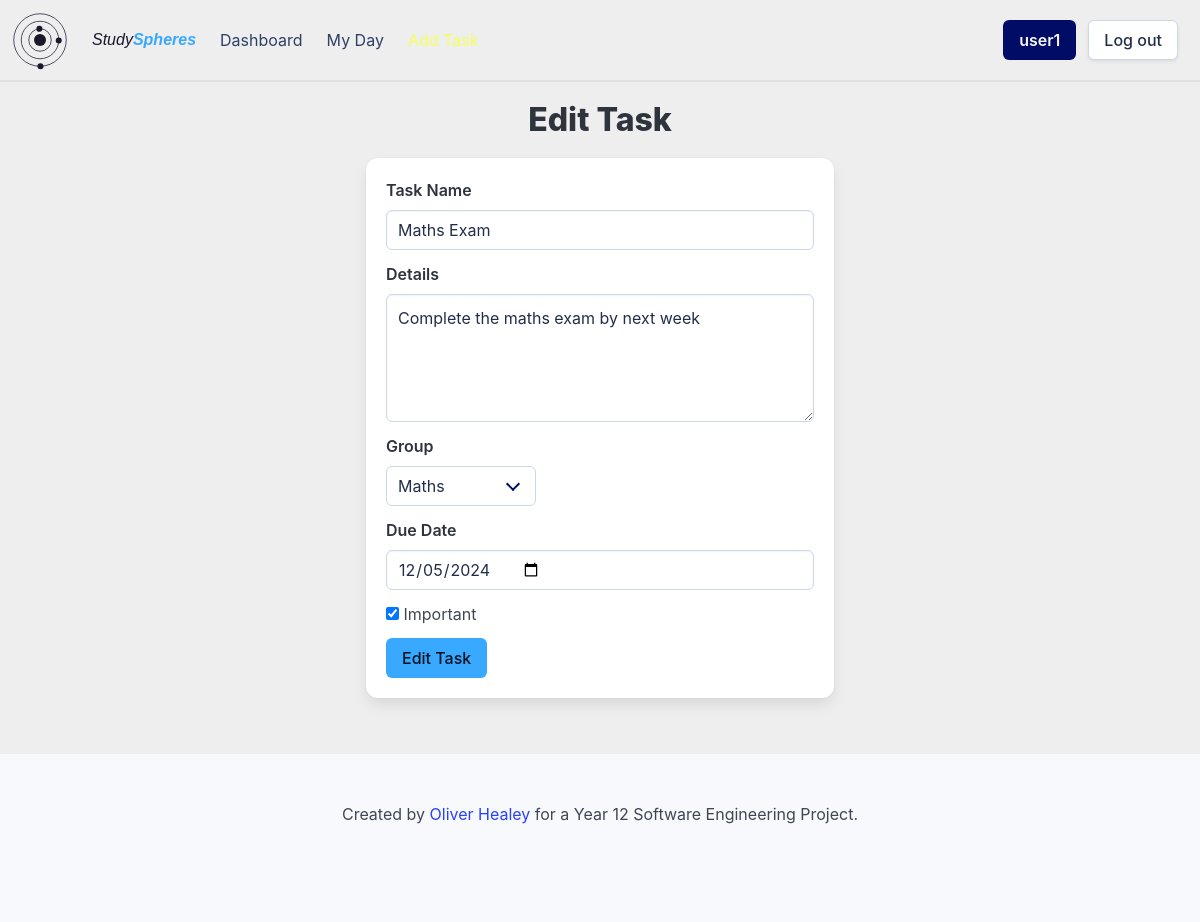
Before: /edittask/8ebe9248-a83c-464c-a6ba-4ba5e5e50f01 (signed in) with the older database file.
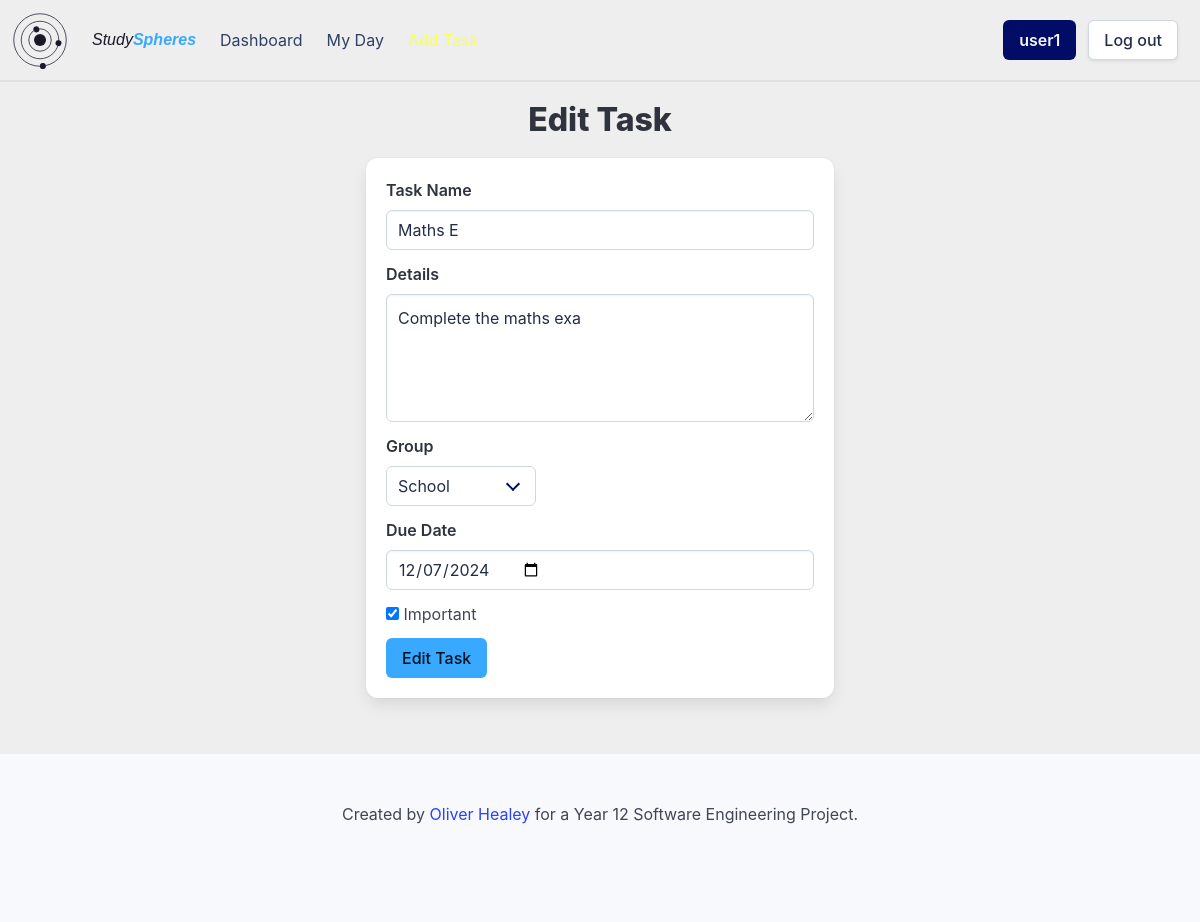
After: the same page with the newer database file.
### setup_db.py (models this page shows)
class Task(Base):
    __tablename__ = 'tasks'
    task_id = Column(String, primary_key=True)
    name = Column(String, nullable=False)
    details = Column(String)
    important = Column(Boolean, nullable=False)
    due_date = Column(DateTime, nullable=False)
    completed = Column(Boolean, nullable=False)
    repeat = Column(String, nullable=False)
    user_id = Column(String, ForeignKey('userdetails.id'), nullable=False)
    group_id = Column(String, ForeignKey('groups.group_id'), nullable=False)
    user = relationship('User', back_populates='tasks')
    groups = relationship('Group', back_populates='tasks')

class Group(Base):
    __tablename__ = 'groups'
    group_id = Column(String, primary_key=True, nullable=False)
    group_name = Column(String, nullable=False)
    user_id = Column(String, ForeignKey('userdetails.id'), nullable=False)
    user = relationship('User', back_populates='groups')
    tasks = relationship('Task', back_populates='groups')

### app.py (the view)
@app.route('/edittask/<task_id>', methods=['GET'])
def editTask(task_id):
    if flaskSession.get('userId') is None:
        return redirect(url_for('login'))
    task = sessionDb.query(Task).filter(Task.task_id == task_id).first()
    groups = sessionDb.query(Group).filter(Group.user_id == flaskSession.get('userId')).all()
    return render_template('edit_task.html', task=task, groups=groups, current_group=task.group_id)

### templates/edit_task.html (shortened to what this page needs)
{% extends 'base_loggedin.html' %}
{% block heading %}Edit Task{% endblock %}
{% block content %}
    <div class="container">
        <div class="columns is-centered">
            <div class="column is-half">
                <div class="box">
                    <form action="/edittask/{{ task.task_id }}" method="POST">
                        <div class="field">
                            <label class="label">Task Name</label>
                            <div class="control">
                                <input class="input" type="text" name="name" value="{{ task.name }}">
                            </div>
                        </div>
                        <div class="field">
                            <label class="label">Details</label>
                            <div class="control">
                                <textarea class="textarea" name="details">{{ task.details }}</textarea>
                            </div>
                        </div>
                        <div class="field">
                            <label for="group-select" class="label">Group</label>
                            <div class="select">
                                <select id="group-select" name="group-select" onchange="detectNewGroup()">
                                    {% for group in groups %}
                                        <option value="{{ group.group_id }}" {% if group.group_id == current_group %}selected{% endif %}>{{ group.group_name }}</option>
                                    {% endfor %}
                                </select>
                            </div>
                        </div>
                        <div class="field">
                            <label class="label">Due Date</label>
                            <div class="control">
                                <input class="input" type="date" name="due_date" value="{{ task.due_date.strftime('%Y-%m-%d') }}">
                            </div>
                        </div>
                        <div class="field">
                            <label class="checkbox">
                                <input type="checkbox" name="important" {% if task.important %}checked{% endif %} />
                                Important
                            </label>
                        </div>
                        <div class="field">
                            <div class="control">
                                <input type="submit" value="Edit Task" class="button is-primary">
                            </div>
                        </div>
                    </form>
                </div>
            </div>
        </div>
    </div>
{% endblock %}

Changed rows visible on the page:
changed Task: name "Maths Exam" → "Maths E"; details "Complete the maths exam by next week" → "Complete the maths exa"; group-select "Maths" → "School"; due_date "12/05/2024" → "12/07/2024"
